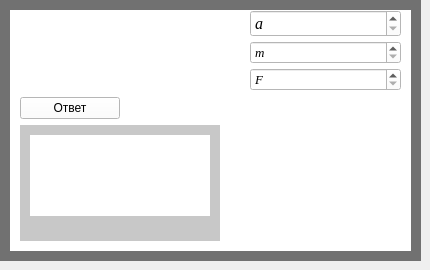
    <widget class="QWidget" name="tab">
     <attribute name="title">
      <string>Закон ньютона</string>
     </attribute>
     <widget class="QWidget" name="widget_17" native="true">
      <property name="geometry">
       <rect>
        <x>0</x>
        <y>0</y>
        <width>421</width>
        <height>261</height>
       </rect>
      </property>
      <property name="styleSheet">
       <string notr="true">background-color: rgb(0, 0, 0);
background-color: rgb(113, 113, 113);</string>
      </property>
      <widget class="QWidget" name="widget_18" native="true">
       <property name="geometry">
        <rect>
         <x>10</x>
         <y>10</y>
         <width>401</width>
         <height>241</height>
        </rect>
       </property>
       <property name="styleSheet">
        <string notr="true">background-color: rgb(255, 255, 255);</string>
       </property>
       <widget class="QWidget" name="verticalLayoutWidget_26">
        <property name="geometry">
         <rect>
          <x>10</x>
          <y>0</y>
          <width>381</width>
          <height>231</height>
         </rect>
        </property>
        <layout class="QVBoxLayout" name="verticalLayout_30">
         <item>
          <layout class="QHBoxLayout" name="horizontalLayout_17">
           <property name="spacing">
            <number>50</number>
           </property>
           <item>
            <widget class="QLabel" name="label_33">
             <property name="minimumSize">
              <size>
               <width>180</width>
               <height>0</height>
              </size>
             </property>
             <property name="styleSheet">
              <string notr="true">background-color: rgb(255, 255, 255);</string>
             </property>
             <property name="text">
              <string/>
             </property>
             <property name="pixmap">
              <pixmap>D:/Downloads/55.png</pixmap>
             </property>
            </widget>
           </item>
           <item>
            <layout class="QVBoxLayout" name="verticalLayout_31">
             <property name="spacing">
              <number>4</number>
             </property>
             <item>
              <widget class="QSpinBox" name="spinBox_11">
               <property name="font">
                <font>
                 <family>Times New Roman</family>
                 <pointsize>12</pointsize>
                 <italic>true</italic>
                </font>
               </property>
               <property name="specialValueText">
                <string>a</string>
               </property>
               <property name="maximum">
                <number>1000000000</number>
               </property>
              </widget>
             </item>
             <item>
              <widget class="QSpinBox" name="spinBox_10">
               <property name="font">
                <font>
                 <family>Times New Roman</family>
                 <pointsize>10</pointsize>
                 <italic>true</italic>
                </font>
               </property>
               <property name="specialValueText">
                <string>m</string>
               </property>
               <property name="maximum">
                <number>1000000000</number>
               </property>
              </widget>
             </item>
             <item>
              <widget class="QSpinBox" name="spinBox_8">
               <property name="font">
                <font>
                 <family>Times New Roman</family>
                 <pointsize>10</pointsize>
                 <italic>true</italic>
                </font>
               </property>
               <property name="specialValueText">
                <string>F</string>
               </property>
               <property name="maximum">
                <number>1000000000</number>
               </property>
              </widget>
             </item>
            </layout>
           </item>
          </layout>
         </item>
         <item>
          <widget class="QPushButton" name="pushButton_14">
           <property name="minimumSize">
            <size>
             <width>100</width>
             <height>0</height>
            </size>
           </property>
           <property name="maximumSize">
            <size>
             <width>100</width>
             <height>16777215</height>
            </size>
           </property>
           <property name="text">
            <string>Ответ</string>
           </property>
          </widget>
         </item>
         <item>
          <widget class="QWidget" name="widget_41" native="true">
           <property name="maximumSize">
            <size>
             <width>200</width>
             <height>16777215</height>
            </size>
           </property>
           <property name="styleSheet">
            <string notr="true">background-color: rgb(200, 200, 200);</string>
           </property>
           <widget class="QLabel" name="label_11">
            <property name="geometry">
             <rect>
              <x>10</x>
              <y>10</y>
              <width>180</width>
              <height>81</height>
             </rect>
            </property>
            <property name="minimumSize">
             <size>
              <width>180</width>
              <height>0</height>
             </size>
            </property>
            <property name="maximumSize">
             <size>
              <width>180</width>
              <height>16777215</height>
             </size>
            </property>
            <property name="styleSheet">
             <string notr="true">background-color: rgb(255, 255, 255);</string>
            </property>
            <property name="text">
             <string/>
            </property>
           </widget>
          </widget>
         </item>
        </layout>
       </widget>
      </widget>
     </widget>
    </widget>
